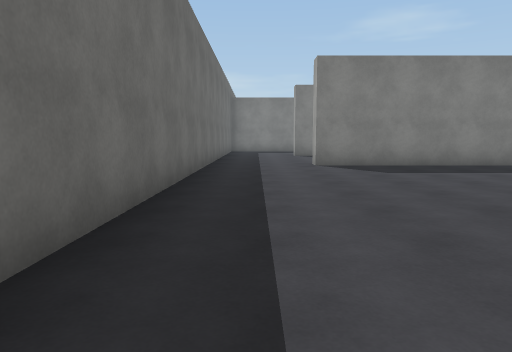
View 1 (above)

18 first-person views from a walk through a Unity game level. The camera is 1.3 m above the floor, tilts 6° down and sees 70° across. The floor is counted in squares, 2 m on a side. Each view is taken from the middle of a square. On the plan, view 1 faces up. The plan holds only what a view shows up to about 11 squares ahead; the rest is blank. The place goes on beyond the plan. Surface patterns are stand-ins for the level's own textures.

View 2
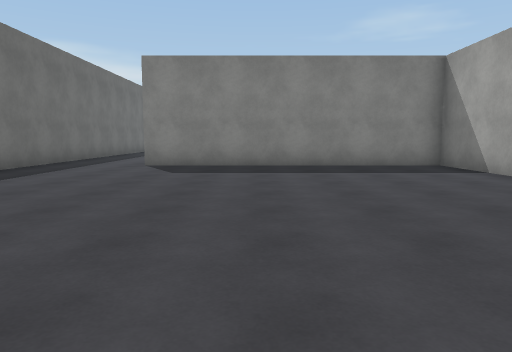

View 3
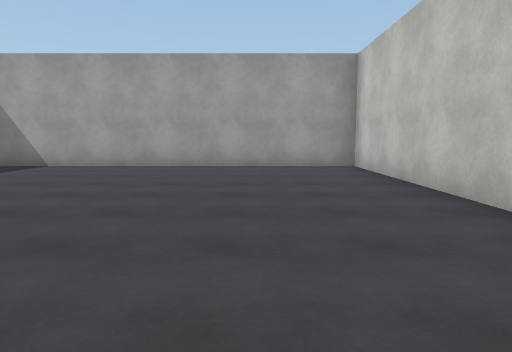

View 4
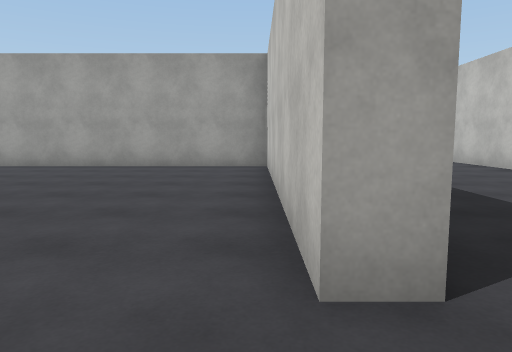

View 5
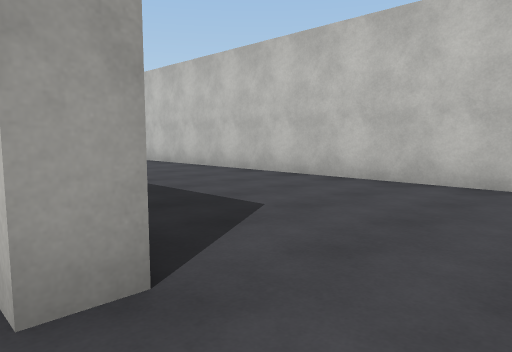

View 6
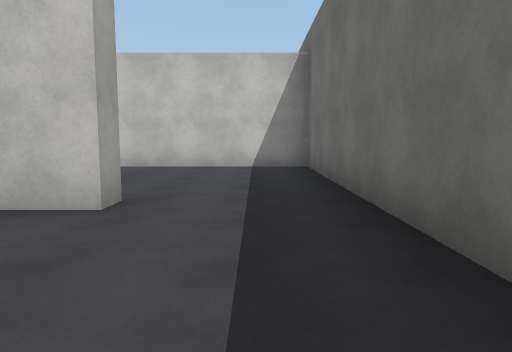

View 7
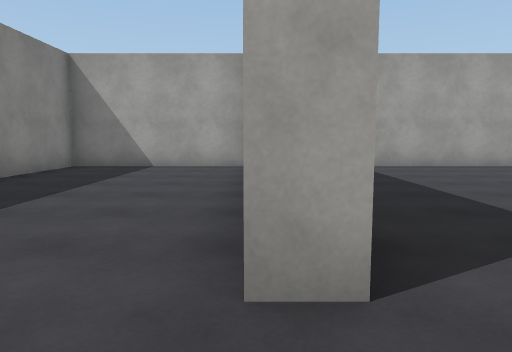

View 8
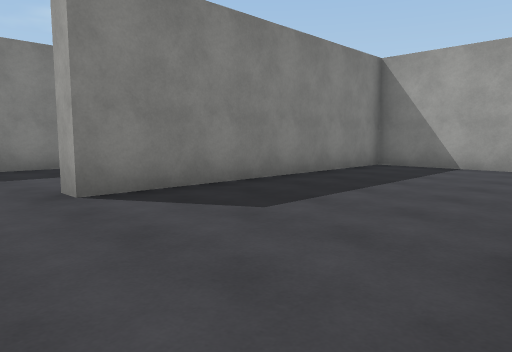

View 9
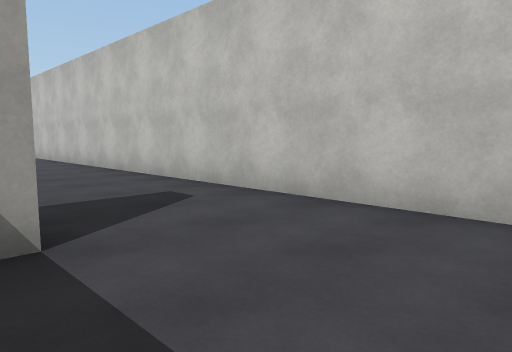

View 10
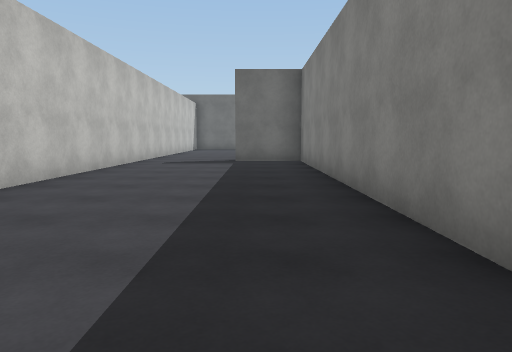

View 11
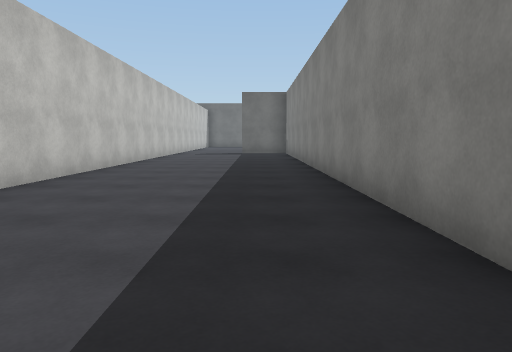

View 12
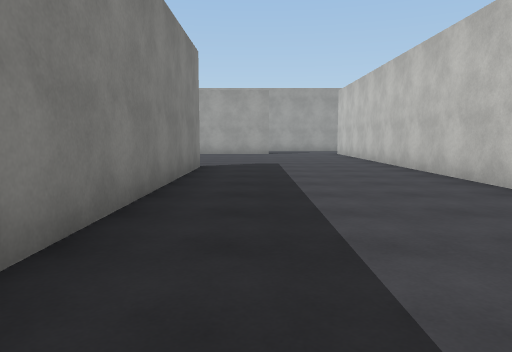

View 13
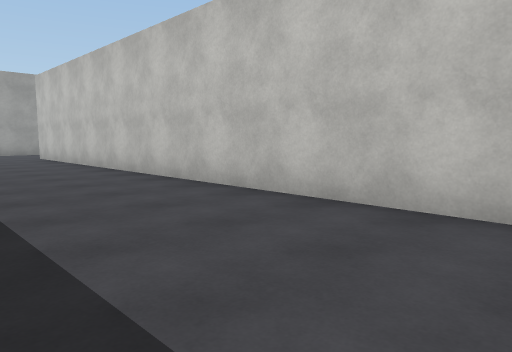

View 14
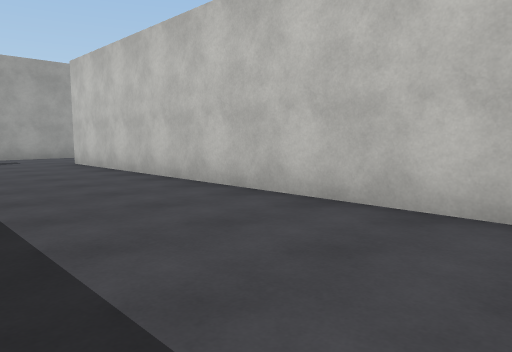

View 15
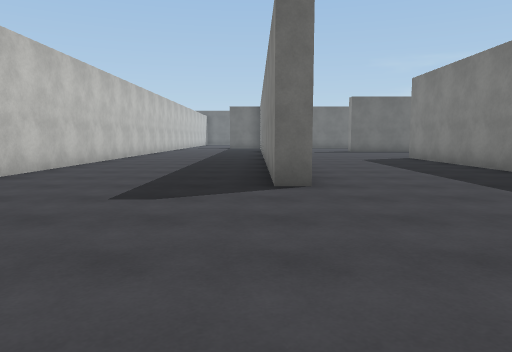

View 16
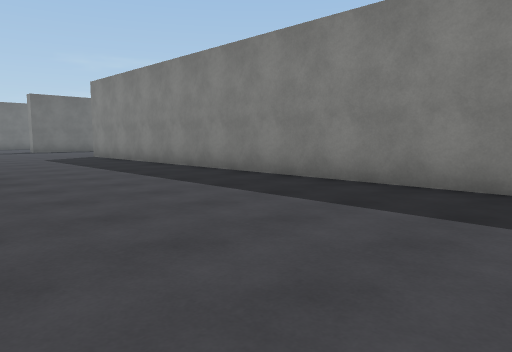

View 17
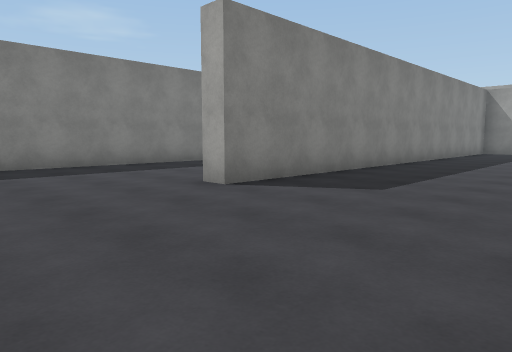

View 18
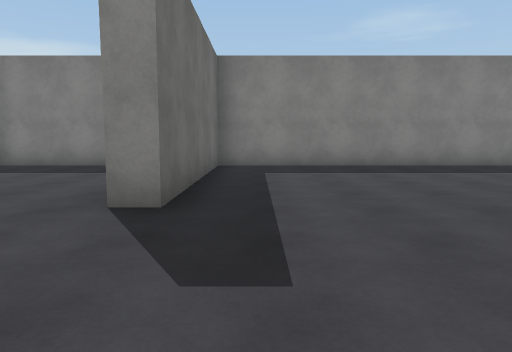

### Floor plan
Points are (right, up) in squares from view 1. A wall is a line through its corners. A room is listed if a view was taken in it or the views show most of it. See-through windows are left out.
Room 1 (views 1, 2, 3, 4, 5, 6, 7, 8)
walls: (1.4, -0.3) (8.3, -0.3) (8.3, 8.5) (1.4, 8.5) (1.4, 9.1); (-1.1, 9.6) (-1.1, -0.6)
ways out: opening at (0.5, -1) to room 2; opening at (0.5, 9) to room 3
Room 2 (views 9, 10, 11, 12, 13, 14, 15, 16, 17, 18)
walls: (22.4, 8.5) (14.1, 8.5) (14.1, 3.4) (13.5, 3.4); (26.1, -0.1) (26.1, -0.8) (8.8, -0.8) (8.8, -2.6); (11.5, 8.5) (9, 8.5); (31.2, 3.9) (19.3, 3.9) (19.3, 4.5); (1.4, -0.9) (1.4, -0.3); (-1.1, -0.6) (-1.1, -5.3) (32.5, -5.3)
ways out: opening at (0.5, -1) to room 1
Room 3 (no view inside)
walls: (8.3, 9.2) (8.3, 13.1) (1.4, 13.1) (1.4, 13.8); (-1.1, 11.1) (-1.1, 9.6)
ways out: opening at (0.5, 9) to room 1; opening at (0.5, 13)

Positions as (right, up) in squares from view 1, and headings:
1: (0, 0), facing up
2: (4, 0), facing up
3: (0, 2), facing right
4: (0, 0), facing right
5: (0, 0), facing down-right
6: (0, 3), facing down
7: (0, 9), facing right
8: (0, 9), facing up-right
9: (6, -2), facing down-right
10: (19, -2), facing left
11: (24, -2), facing left
12: (18, -2), facing right
13: (20, -2), facing down-right
14: (23, -2), facing down-right
15: (31, -1), facing left
16: (32, -1), facing up-left
17: (16, 0), facing up-right
18: (15, 0), facing up
